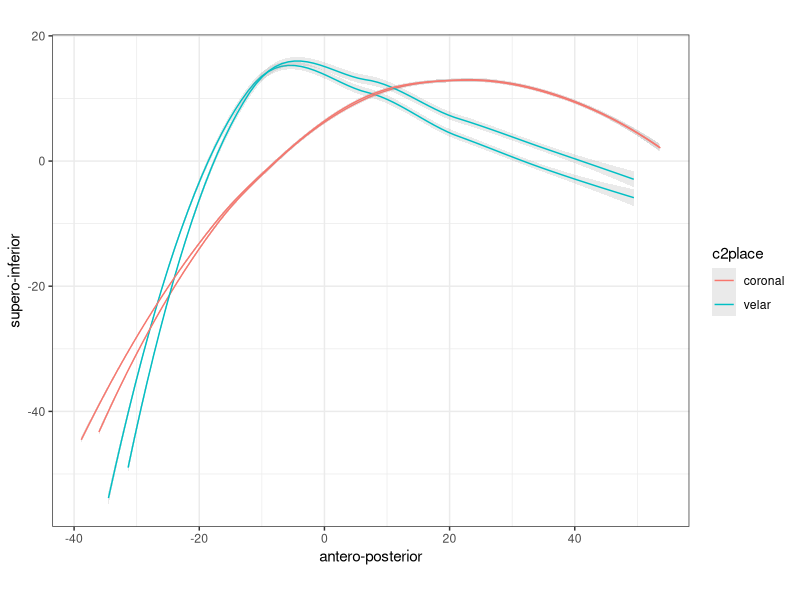
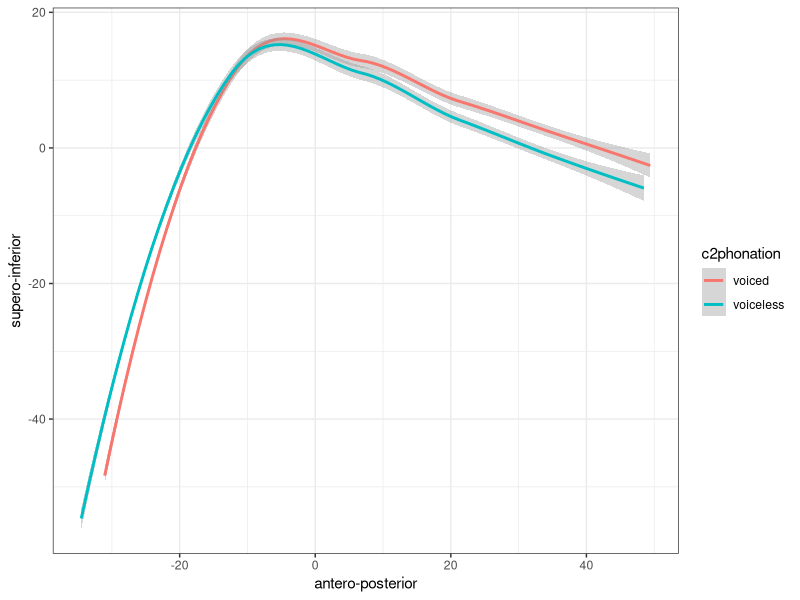
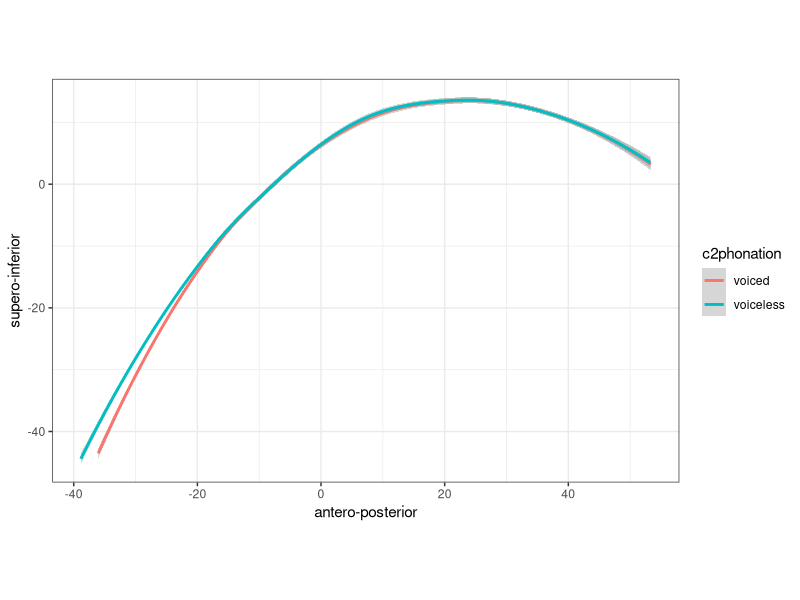
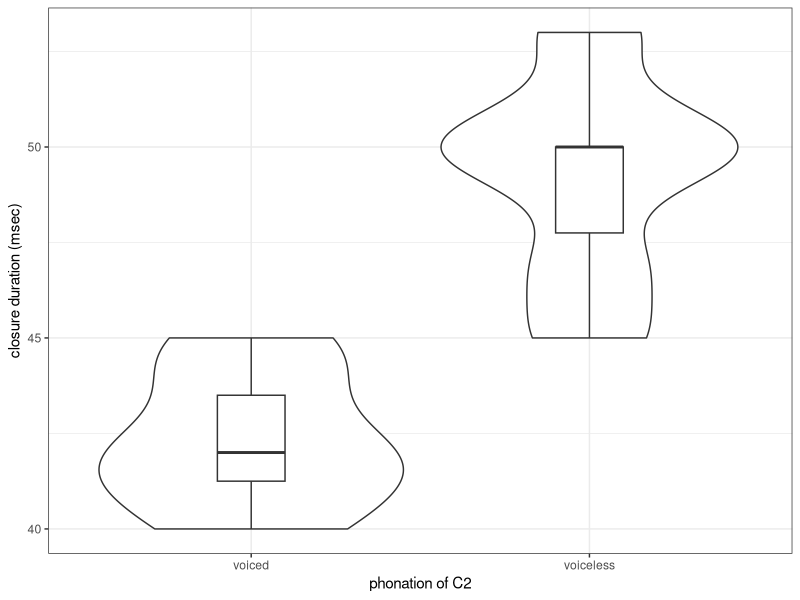

R code for these plots, in order:
## ---- chunk 1
knitr::opts_chunk$set(echo = TRUE)
knitr::opts_knit$set(root.dir=normalizePath("./"))
library(readr)
library(tidyr)
library(dplyr)
library(stringr)
library(ggplot2)
theme_set(theme_bw())
## ---- chunk 2
num.splines <- 42
columns <- c(
    "subject",
    "seconds",
    "rec.date",
    "prompt",
    "label",
    "TD.displacement",
    "TT.displacement",
    "TD.displacement.sm",
    "TD.velocity",
    "TD.velocity.abs",
    "TT.displacement.sm",
    "TT.velocity",
    "TT.velocity.abs",
#   ^^^^^ CHANGE ABOVE ^^^^^
    paste0(rep(c("X", "Y"), num.splines),
            "_",
            rep(1:num.splines, each = 2)
            )
)
## ---- chunk 3
raw.data <- SC01_aaa <- read_delim("./data/SC01-aaa.txt", 
    "\t", escape_double = FALSE,
    col_names = columns,
    na = "*",
    trim_ws = TRUE
    )

rm(num.splines, columns)

raw.data <- unique(raw.data)

stimuli <- read.csv("./data/nonce.csv")
## ---- chunk 4
splines <- raw.data %>%
    gather(spline, coordinate, matches("[XY]_")) %>%
    separate(spline, c("axis", "fan"), convert = TRUE) %>%
    spread(axis, coordinate) %>%
    mutate(word = as.factor(word(prompt, 2))) %>%
    left_join(y = stimuli, by = c("word" = "orth"))
## ---- chunk 5
ggplot(splines, aes(x = X, y = Y, group = word, colour = c2place)) +
    geom_smooth(size = 0.5, alpha = 0.2) +
    coord_fixed(ratio = 1) +
    xlab("antero-posterior") +
    ylab("supero-inferior")
## ---- chunk 6
filter(splines, label == "max_TD") %>%
ggplot(aes(x = X, y = Y, colour = c2phonation)) +
    geom_smooth(method = "loess") +
    coord_fixed(ratio = 1) +
    xlab("antero-posterior") +
    ylab("supero-inferior")
## ---- chunk 7
filter(splines, label == "max_TT") %>%
ggplot(aes(x = X, y = Y, colour = c2phonation)) +
    geom_smooth(method = "loess") +
    coord_fixed(ratio = 1) +
    xlab("antero-posterior") +
    ylab("supero-inferior")
## ---- chunk 8
cons.gestures <- raw.data %>%
    select(subject:label) %>%
    separate(label, c("gesture", "tongue.area")) %>%
    spread(gesture, seconds) %>%
    select(subject:tongue.area, target, max, release) %>%
    mutate(closure = (release - target) * 1000) %>%
    mutate(word = as.factor(word(prompt, 2))) %>%
    left_join(y = stimuli, by = c("word" = "orth"))
## ---- chunk 9
filter(cons.gestures, c2place == "coronal") %>%
ggplot(aes(c2phonation, closure)) +
    geom_violin() +
    geom_boxplot(width=0.2) +
    xlab("phonation of C2") +
    ylab("closure duration (msec)")
